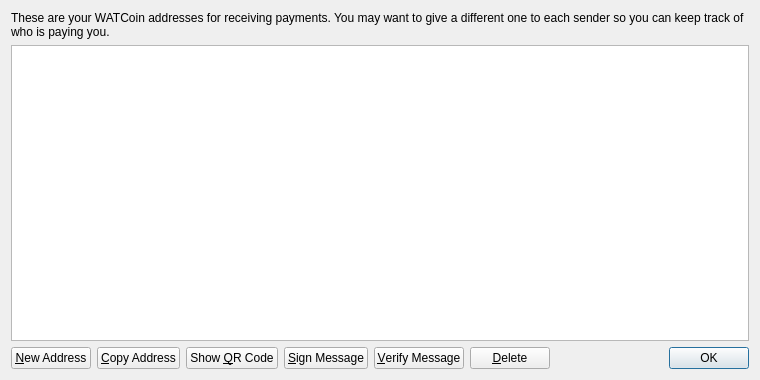
<?xml version="1.0" encoding="UTF-8"?>
<ui version="4.0">
 <class>AddressBookPage</class>
 <widget class="QWidget" name="AddressBookPage">
  <property name="geometry">
   <rect>
    <x>0</x>
    <y>0</y>
    <width>760</width>
    <height>380</height>
   </rect>
  </property>
  <property name="windowTitle">
   <string>Address Book</string>
  </property>
  <layout class="QVBoxLayout" name="verticalLayout">
   <item>
    <widget class="QLabel" name="labelExplanation">
     <property name="text">
      <string>These are your WATCoin addresses for receiving payments. You may want to give a different one to each sender so you can keep track of who is paying you.</string>
     </property>
     <property name="textFormat">
      <enum>Qt::PlainText</enum>
     </property>
     <property name="wordWrap">
      <bool>true</bool>
     </property>
    </widget>
   </item>
   <item>
    <widget class="QTableView" name="tableView">
     <property name="contextMenuPolicy">
      <enum>Qt::CustomContextMenu</enum>
     </property>
     <property name="toolTip">
      <string>Double-click to edit address or label</string>
     </property>
     <property name="tabKeyNavigation">
      <bool>false</bool>
     </property>
     <property name="alternatingRowColors">
      <bool>true</bool>
     </property>
     <property name="selectionMode">
      <enum>QAbstractItemView::SingleSelection</enum>
     </property>
     <property name="selectionBehavior">
      <enum>QAbstractItemView::SelectRows</enum>
     </property>
     <property name="sortingEnabled">
      <bool>true</bool>
     </property>
     <attribute name="verticalHeaderVisible">
      <bool>false</bool>
     </attribute>
    </widget>
   </item>
   <item>
    <layout class="QHBoxLayout" name="horizontalLayout">
     <item>
      <widget class="QPushButton" name="newAddressButton">
       <property name="toolTip">
        <string>Create a new address</string>
       </property>
       <property name="text">
        <string>&amp;New Address</string>
       </property>
       <property name="icon">
        <iconset resource="../bitcoin.qrc">
         <normaloff>:/icons/add</normaloff>:/icons/add</iconset>
       </property>
      </widget>
     </item>
     <item>
      <widget class="QPushButton" name="copyToClipboard">
       <property name="toolTip">
        <string>Copy the currently selected address to the system clipboard</string>
       </property>
       <property name="text">
        <string>&amp;Copy Address</string>
       </property>
       <property name="icon">
        <iconset resource="../bitcoin.qrc">
         <normaloff>:/icons/editcopy</normaloff>:/icons/editcopy</iconset>
       </property>
      </widget>
     </item>
     <item>
      <widget class="QPushButton" name="showQRCode">
       <property name="text">
        <string>Show &amp;QR Code</string>
       </property>
       <property name="icon">
        <iconset resource="../bitcoin.qrc">
         <normaloff>:/icons/qrcode</normaloff>:/icons/qrcode</iconset>
       </property>
      </widget>
     </item>
     <item>
      <widget class="QPushButton" name="signMessage">
       <property name="toolTip">
        <string>Sign a message to prove you own a Bitcoin address</string>
       </property>
       <property name="text">
        <string>&amp;Sign Message</string>
       </property>
       <property name="icon">
        <iconset resource="../bitcoin.qrc">
         <normaloff>:/icons/edit</normaloff>:/icons/edit</iconset>
       </property>
      </widget>
     </item>
     <item>
      <widget class="QPushButton" name="verifyMessage">
       <property name="toolTip">
        <string>Verify a message to ensure it was signed with a specified Bitcoin address</string>
       </property>
       <property name="text">
        <string>&amp;Verify Message</string>
       </property>
       <property name="icon">
        <iconset resource="../bitcoin.qrc">
         <normaloff>:/icons/transaction_0</normaloff>:/icons/transaction_0</iconset>
       </property>
      </widget>
     </item>
     <item>
      <widget class="QPushButton" name="deleteButton">
       <property name="toolTip">
        <string>Delete the currently selected address from the list. Only sending addresses can be deleted.</string>
       </property>
       <property name="text">
        <string>&amp;Delete</string>
       </property>
       <property name="icon">
        <iconset resource="../bitcoin.qrc">
         <normaloff>:/icons/remove</normaloff>:/icons/remove</iconset>
       </property>
      </widget>
     </item>
     <item>
      <spacer name="horizontalSpacer">
       <property name="orientation">
        <enum>Qt::Horizontal</enum>
       </property>
       <property name="sizeHint" stdset="0">
        <size>
         <width>40</width>
         <height>20</height>
        </size>
       </property>
      </spacer>
     </item>
     <item>
      <widget class="QDialogButtonBox" name="buttonBox">
       <property name="sizePolicy">
        <sizepolicy hsizetype="Maximum" vsizetype="Fixed">
         <horstretch>0</horstretch>
         <verstretch>0</verstretch>
        </sizepolicy>
       </property>
       <property name="standardButtons">
        <set>QDialogButtonBox::Ok</set>
       </property>
      </widget>
     </item>
    </layout>
   </item>
  </layout>
 </widget>
 <resources>
  <include location="../bitcoin.qrc"/>
 </resources>
 <connections/>
</ui>
